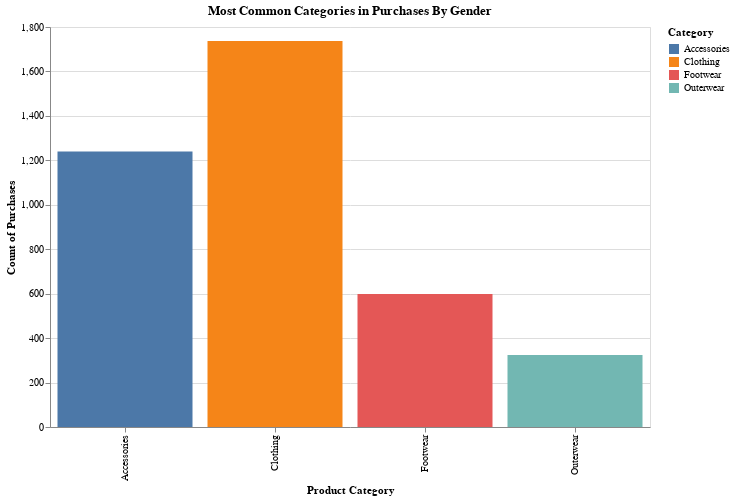

The cell this chart's notebook holds for it:
### Code cell
labels = ['All', 'Male', 'Female']

gender_radio = alt.binding_radio(options=[None, 'Male', 'Female'], name='Gender:', labels = labels)
gender_selection = alt.selection_point(fields=['Gender'], bind=gender_radio)

category_counts = shopping_behavior.groupby('Category').size().reset_index(name='Count')

chart = alt.Chart(category_counts).mark_bar().encode(
    x=alt.X('Category:N', title='Product Category'),
    y=alt.Y('Count:Q', title='Count of Purchases'),
    color='Category:N',  # Color by category
    tooltip=['Category', 'Count']  # Tooltip to show category and count
).properties(
    width=600,
    height=400,
    title='Most Common Categories in Purchases By Gender'
).add_params(
    gender_selection
).transform_filter(
    gender_selection
)

chart

### Figure 1 — Vega-Lite specification as saved in the notebook (floating-point values rounded to 4 significant figures)
{"config": {"view": {"continuousWidth": 300, "continuousHeight": 300}}, "data": {"name": "data-75217ad49df8c979b9467e77c3d1bb1f"}, "mark": {"type": "bar"}, "encoding": {"color": {"field": "Category", "type": "nominal"}, "tooltip": [{"field": "Category", "type": "nominal"}, {"field": "Count", "type": "quantitative"}], "x": {"field": "Category", "title": "Product Category", "type": "nominal"}, "y": {"field": "Count", "title": "Count of Purchases", "type": "quantitative"}}, "height": 400, "params": [{"name": "param_2", "select": {"type": "point", "fields": ["Gender"]}, "bind": {"input": "radio", "options": [null, "Male", "Female"], "labels": ["All", "Male", "Female"], "name": "Gender:"}}], "title": "Most Common Categories in Purchases By Gender", "transform": [{"filter": {"param": "param_2"}}], "width": 600, "$schema": "https://vega.github.io/schema/vega-lite/v5.8.0.json", "datasets": {"data-75217ad49df8c979b9467e77c3d1bb1f": [{"Category": "Accessories", "Count": 1240}, {"Category": "Clothing", "Count": 1737}, {"Category": "Footwear", "Count": 599}, {"Category": "Outerwear", "Count": 324}]}}
